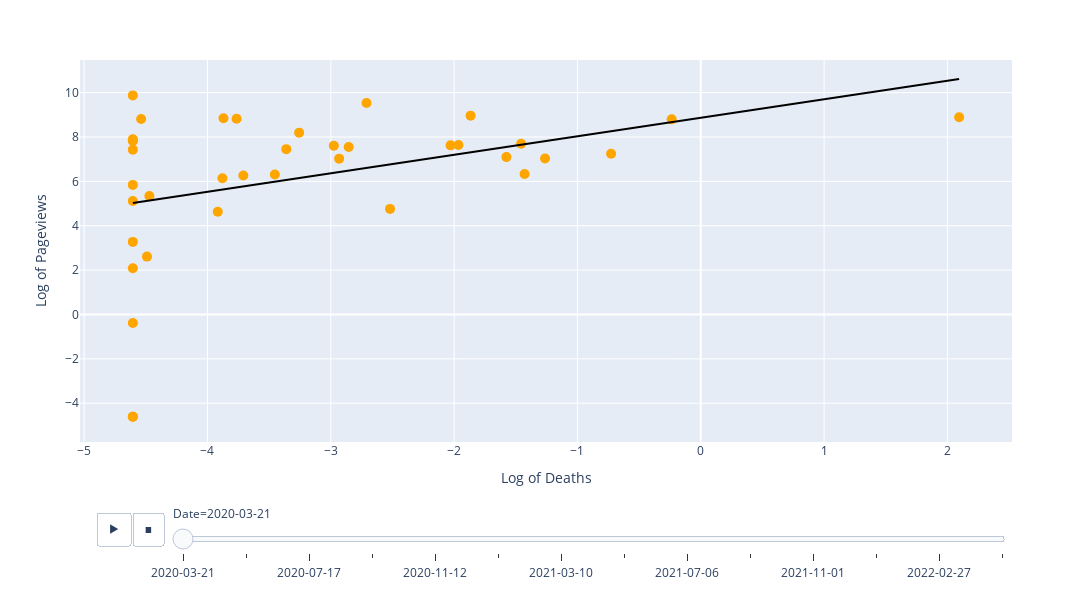

The code cell stored with this chart in its notebook:
### Code cell
fig = px.scatter(data, x="Log of Deaths", y="Log of Pageviews", animation_frame="Date", hover_name="country", trendline="ols", trendline_color_override= 'black') #animation_group='i'
fig.update_traces(marker_size=10, marker_color= 'orange')
fig.update_layout(height=600, width= 1200)
fig.layout.updatemenus[0].buttons[0].args[1]["frame"]["duration"] = 2000
fig.show()


results = px.get_trendline_results(fig)
for i in range(14):
    results1 = results.iloc[i]["px_fit_results"].params
    results2 = results.iloc[i]["px_fit_results"].pvalues
    date = results.iloc[i]["Date"]
    print('Regression on 2 months cumulative log-pageviews and log-deaths until {}'.format(date))
    print('Intercept= {:.2}, Coefficient= {:.2}'.format(results1[0], results1[1]))
    print('Pvalues of intercept= {:.2}, Pvalues of coefficient= {:.2} \n'.format(results2[0], results2[1]))

### Figure 1 — Plotly figure (JSON) as saved in the notebook; plotly's stock layout.template omitted (floating-point values rounded to 4 significant figures)
{"data": [{"hovertemplate": "<b>%{hovertext}</b><br><br>Date=2020-03-21<br>Log of Deaths=%{x}<br>Log of Pageviews=%{y}<extra></extra>", "hovertext": ["Italy", "Russia", "China", "Albania", "Bangladesh", "Botswana", "Cambodia", "Croatia", "Greece", "Sweden", "Finland", "Norway", "Malaysia", "Israel", "Lithuania", "Serbia", "Slovakia", "Slovenia", "Turkey", "Vietnam", "Bulgaria", "Czechia", "Denmark", "Georgia", "Germany", "Hungary", "Iceland", "Japan", "Kazakhstan", "South Korea", "Kyrgyzstan", "Netherlands", "Poland", "Romania", "Tajikistan", "Thailand", "Azerbaijan", "Mongolia"], "legendgroup": "", "marker": {"color": "orange", "size": 10, "symbol": "circle"}, "mode": "markers", "name": "", "orientation": "v", "showlegend": false, "type": "scatter", "x": [2.095, -4.538, -1.428, -2.52, -4.491, -4.605, -4.605, -3.361, -2.029, -0.7272, -1.866, -1.965, -3.454, -3.87, -4.605, -3.709, -4.605, -2.855, -3.879, -4.605, -2.932, -4.605, -1.457, -4.605, -2.71, -2.975, -1.263, -3.257, -4.605, -1.576, -4.605, -0.236, -3.764, -4.605, -4.605, -4.471, -3.917, -4.605], "xaxis": "x", "y": [8.893, 8.813, 6.336, 4.759, 2.61, -4.605, -0.3858, 7.452, 7.624, 7.249, 8.964, 7.637, 6.31, 8.846, 7.824, 6.266, 7.9, 7.552, 6.141, 7.431, 7.025, 9.877, 7.693, 5.841, 9.532, 7.608, 7.035, 8.197, 5.115, 7.093, 2.081, 8.796, 8.826, 7.865, -4.605, 5.341, 4.634, 3.272], "yaxis": "y"}, {"hovertemplate": "<b>OLS trendline</b><br>Log of Pageviews = 0.833279 * Log of Deaths + 8.86452<br>R<sup>2</sup>=0.152893<br><br>Date=2020-03-21<br>Log of Deaths=%{x}<br>Log of Pageviews=%{y} <b>(trend)</b><extra></extra>", "legendgroup": "", "line": {"color": "black"}, "marker": {"color": "orange", "size": 10, "symbol": "circle"}, "mode": "lines", "name": "", "showlegend": false, "type": "scatter", "x": [-4.605, -4.605, -4.605, -4.605, -4.605, -4.605, -4.605, -4.605, -4.605, -4.605, -4.605, -4.605, -4.538, -4.491, -4.471, -3.917, -3.879, -3.87, -3.764, -3.709, -3.454, -3.361, -3.257, -2.975, -2.932, -2.855, -2.71, -2.52, -2.029, -1.965, -1.866, -1.576, -1.457, -1.428, -1.263, -0.7272, -0.236, 2.095], "xaxis": "x", "y": [5.027, 5.027, 5.027, 5.027, 5.027, 5.027, 5.027, 5.027, 5.027, 5.027, 5.027, 5.027, 5.083, 5.123, 5.139, 5.601, 5.632, 5.639, 5.728, 5.774, 5.987, 6.064, 6.151, 6.385, 6.421, 6.486, 6.606, 6.765, 7.174, 7.227, 7.309, 7.551, 7.65, 7.674, 7.812, 8.259, 8.668, 10.61], "yaxis": "y"}], "layout": {"height": 600, "legend": {"tracegroupgap": 0}, "margin": {"t": 60}, "sliders": [{"active": 0, "currentvalue": {"prefix": "Date="}, "len": 0.9, "pad": {"b": 10, "t": 60}, "steps": [{"args": [["2020-03-21"], {"frame": {"duration": 0, "redraw": false}, "fromcurrent": true, "mode": "immediate", "transition": {"duration": 0, "easing": "linear"}}], "label": "2020-03-21", "method": "animate"}, {"args": [["2020-05-19"], {"frame": {"duration": 0, "redraw": false}, "fromcurrent": true, "mode": "immediate", "transition": {"duration": 0, "easing": "linear"}}], "label": "2020-05-19", "method": "animate"}, {"args": [["2020-07-17"], {"frame": {"duration": 0, "redraw": false}, "fromcurrent": true, "mode": "immediate", "transition": {"duration": 0, "easing": "linear"}}], "label": "2020-07-17", "method": "animate"}, {"args": [["2020-09-14"], {"frame": {"duration": 0, "redraw": false}, "fromcurrent": true, "mode": "immediate", "transition": {"duration": 0, "easing": "linear"}}], "label": "2020-09-14", "method": "animate"}, {"args": [["2020-11-12"], {"frame": {"duration": 0, "redraw": false}, "fromcurrent": true, "mode": "immediate", "transition": {"duration": 0, "easing": "linear"}}], "label": "2020-11-12", "method": "animate"}, {"args": [["2021-01-10"], {"frame": {"duration": 0, "redraw": false}, "fromcurrent": true, "mode": "immediate", "transition": {"duration": 0, "easing": "linear"}}], "label": "2021-01-10", "method": "animate"}, {"args": [["2021-03-10"], {"frame": {"duration": 0, "redraw": false}, "fromcurrent": true, "mode": "immediate", "transition": {"duration": 0, "easing": "linear"}}], "label": "2021-03-10", "method": "animate"}, {"args": [["2021-05-08"], {"frame": {"duration": 0, "redraw": false}, "fromcurrent": true, "mode": "immediate", "transition": {"duration": 0, "easing": "linear"}}], "label": "2021-05-08", "method": "animate"}, {"args": [["2021-07-06"], {"frame": {"duration": 0, "redraw": false}, "fromcurrent": true, "mode": "immediate", "transition": {"duration": 0, "easing": "linear"}}], "label": "2021-07-06", "method": "animate"}, {"args": [["2021-09-03"], {"frame": {"duration": 0, "redraw": false}, "fromcurrent": true, "mode": "immediate", "transition": {"duration": 0, "easing": "linear"}}], "label": "2021-09-03", "method": "animate"}, {"args": [["2021-11-01"], {"frame": {"duration": 0, "redraw": false}, "fromcurrent": true, "mode": "immediate", "transition": {"duration": 0, "easing": "linear"}}], "label": "2021-11-01", "method": "animate"}, {"args": [["2021-12-30"], {"frame": {"duration": 0, "redraw": false}, "fromcurrent": true, "mode": "immediate", "transition": {"duration": 0, "easing": "linear"}}], "label": "2021-12-30", "method": "animate"}, {"args": [["2022-02-27"], {"frame": {"duration": 0, "redraw": false}, "fromcurrent": true, "mode": "immediate", "transition": {"duration": 0, "easing": "linear"}}], "label": "2022-02-27", "method": "animate"}, {"args": [["2022-04-27"], {"frame": {"duration": 0, "redraw": false}, "fromcurrent": true, "mode": "immediate", "transition": {"duration": 0, "easing": "linear"}}], "label": "2022-04-27", "method": "animate"}], "x": 0.1, "xanchor": "left", "y": 0, "yanchor": "top"}], "updatemenus": [{"buttons": [{"args": [null, {"frame": {"duration": 2000, "redraw": false}, "fromcurrent": true, "mode": "immediate", "transition": {"duration": 500, "easing": "linear"}}], "label": "&#9654;", "method": "animate"}, {"args": [[null], {"frame": {"duration": 0, "redraw": false}, "fromcurrent": true, "mode": "immediate", "transition": {"duration": 0, "easing": "linear"}}], "label": "&#9724;", "method": "animate"}], "direction": "left", "pad": {"r": 10, "t": 70}, "showactive": false, "type": "buttons", "x": 0.1, "xanchor": "right", "y": 0, "yanchor": "top"}], "width": 1200, "xaxis": {"anchor": "y", "domain": [0, 1], "title": {"text": "Log of Deaths"}}, "yaxis": {"anchor": "x", "domain": [0, 1], "title": {"text": "Log of Pageviews"}}}}
